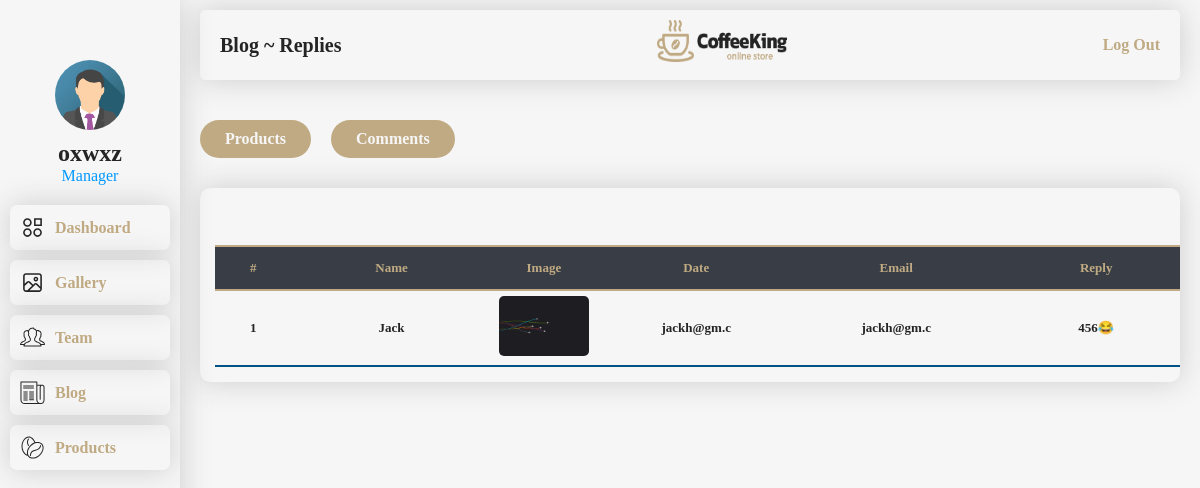
The page /admin/dashboard/products/replies.php (signed in) on the database its author committed.
### tables this page shows
CREATE TABLE `pro_replies` (
  `ID` int(11) NOT NULL,
  `Name` varchar(250) NOT NULL,
  `Img_Name` varchar(2500) NOT NULL,
  `Date` mediumtext NOT NULL,
  `Email` varchar(500) NOT NULL,
  `Reply` mediumtext NOT NULL,
  `ProdID` int(250) NOT NULL,
  `CommentID` int(250) NOT NULL
);

### admin/dashboard/products/replies.php (the view, shortened to what this page needs)
<?php
include '../../auth/connection.php';
?>
<!DOCTYPE html>
<html lang="en">
<head>
    <link rel="stylesheet" href="../f.css">
</head>
<body>
    <div class="main">
        <?php
        include "../profile.php";
        ?>
        <div class="main-right">
            <div class="main-right-top">
                <h2>Blog ~ Replies</h2>
                <img src="../../../ui/assets/09/logo_black-9.png" alt="" class="logoImg">
                <a href='../../auth/handle.php?logout'>Log Out</a>
            </div>
            <div class="main-right-btm oth-right-btm">
                <div class="top-btns">
                    <a href="./" id="open">Products</a>
                    <a href="./comments.php" id="open">Comments</a>
                </div>
                <div class="oth-right-btm-table">
                    <table>
                        <th colspan="20">Scroll Horizontally For More Info</th>
                        <tr>
                            <th>#</th>
                            <th>Name</th>
                            <th>Image</th>
                            <th>Date</th>
                            <th>Email</th>
                            <th>Reply</th>
                        </tr>
                        <?php
                        $sql = mysqli_query($conn, "SELECT * FROM pro_replies");
                        while ($galrow = mysqli_fetch_array($sql)) {
                            $id = $galrow['ID'];
                            $name = $galrow['Name'];
                            $img = $galrow['Img_Name'];
                            $email = $galrow['Email'];
                            $reply = $galrow['Reply'];
                        ?>
                            <tr>
                                <td><?php echo $id ?></td>
                                <td>
                                    <div class="td-txt-space">
                                        <?php echo $name ?>
                                    </div>
                                </td>
                                <td>
                                    <img src="../../../ui/assets/products/comments/<?php echo $img ?>" alt="">
                                </td>
                                <td>
                                    <div class="td-txt-space">
                                        <?php echo $email ?>
                                    </div>
                                </td>
                                <td>
                                    <div class="td-txt-space">
                                        <?php echo $email ?>
                                    </div>
                                </td>
                                <td>
                                    <div class="td-txt-space">
                                        <?php echo $reply ?>
                                    </div>
                                </td>
                            </tr>
                        <?php } ?>
                    </table>
                </div>
            </div>
        </div>
    </div>
</body>
</html>

### rows shown on the page
pro_replies: ID "1", Name "Jack", Img_Name (picture), Email "jackh@gm.c", Reply "456😂"

### other values the page prints
$_SESSION["uname"] "oxwxz"
$_SESSION["uposition"] "Manager"
